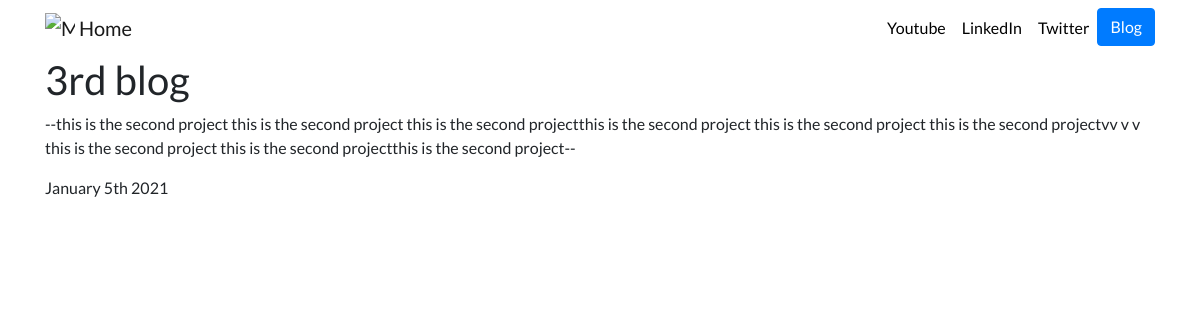
Page /blog/3/ on the committed database.
### blog/models.py (models this page shows, shortened)
class blogs(models.Model):
	title = models.CharField(max_length=101)
	description = models.TextField(max_length=400)
	date=models.DateField()

### blog/views.py (the view)
# urls.py: path('<int:blog_id>/', views.detail, name='detail'),
def detail(request, blog_id):
	blog=get_object_or_404(blogs, pk=blog_id)
	return render(request, 'blog/details.html', {'blog':blog})

### blog/templates/blog/details.html
{% extends 'Projects/base.html' %}
{% block content %}
<h1>{{ blog.title }}</h1>
<p>--{{ blog.description }}--</p>
<p>{{ blog.date|date:'F jS Y' }}</p>
{% endblock %}

### Projects/static/Projects/custom.css (style rules this page uses)
body { font-family: "Lato", sans-serif; }

### rows in the picture
blogs: title "3rd blog", description "this is the second project this is the second project this is the second projectthis is the second project this is the second project this is the second projectvv v v this is the second project this is the second projectthis is the second project", date "January 5th 2021"
